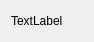
<?xml version="1.0" encoding="UTF-8"?>
<ui version="4.0">
 <class>SettingCard</class>
 <widget class="QWidget" name="SettingCard">
  <property name="geometry">
   <rect>
    <x>0</x>
    <y>0</y>
    <width>94</width>
    <height>38</height>
   </rect>
  </property>
  <property name="windowTitle">
   <string>Form</string>
  </property>
  <layout class="QHBoxLayout" name="horizontalLayout">
   <item>
    <widget class="QLabel" name="label">
     <property name="text">
      <string>TextLabel</string>
     </property>
    </widget>
   </item>
   <item>
    <spacer name="horizontalSpacer">
     <property name="orientation">
      <enum>Qt::Horizontal</enum>
     </property>
     <property name="sizeHint" stdset="0">
      <size>
       <width>40</width>
       <height>20</height>
      </size>
     </property>
    </spacer>
   </item>
  </layout>
 </widget>
 <resources/>
 <connections/>
</ui>
